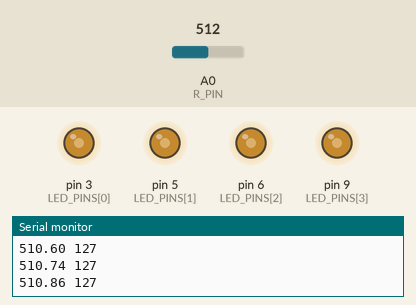
The sketch below on a simulated Arduino Uno, built with avr-gcc and run on an emulated ATmega328P. Parts: output pins drawn as LEDs (lit = HIGH), the last lines printed to the serial monitor. The test bench sets the inputs (shaded band); at power-on: A0 (R_PIN) = 512.

Above: at 1.2 s.
1.3 s: A0 (R_PIN) set to 982
At 3.7 s:
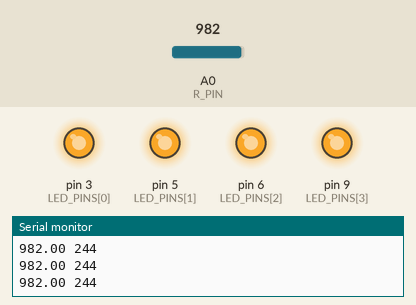
4.3 s: A0 (R_PIN) set to 1017
At 4.59 s:
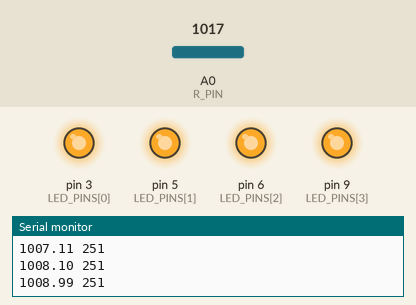
7.3 s: A0 (R_PIN) set to 0
At 8.8 s:
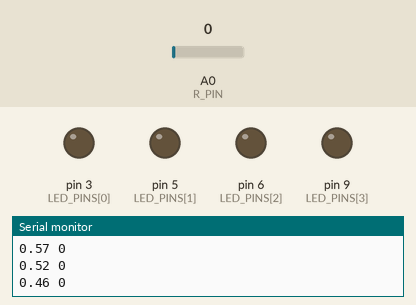
Timing chart, 0 to 10.3 s (numbered marks = the images above; inputs shaded):
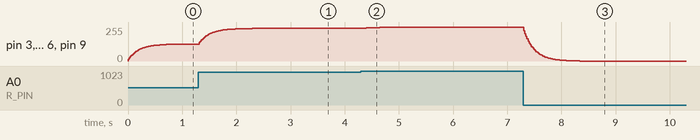

The sketch:

ver_1.ino
```cpp
const int R_PIN = A0;
const int LED_PINS[] = {3, 5, 6, 9};
const int N = 4;
float smooth = 0;

void setup() {
Serial.begin(9600);
for (int i = 0; i < N; i++) pinMode(LED_PINS[i], OUTPUT);
}

void loop() {
int newVal = analogRead(R_PIN);
smooth += (newVal - smooth) * 0.1; // фильтр от шума

int level = map((int)smooth, 0, 1023, 0, 255);
level = constrain(level, 0, 255);

for (int i = 0; i < N; i++)
analogWrite(LED_PINS[i],level);

Serial.print(smooth);
Serial.print(" ");
Serial.println(level);

delay(20);
}
```

Measured:
- after the input at 1.3 s, pin 3 (LED_PINS[0]), pin 5 (LED_PINS[1]), pin 6 (LED_PINS[2]), pin 9 (LED_PINS[3]): moves from 127/255 to 244/255 over 0.98 s, starting at once
- after the input at 4.3 s, pin 3 (LED_PINS[0]), pin 5 (LED_PINS[1]), pin 6 (LED_PINS[2]), pin 9 (LED_PINS[3]): moves from 244/255 to 253/255 over 0.56 s, starting at once
- after the input at 7.3 s, pin 3 (LED_PINS[0]), pin 5 (LED_PINS[1]), pin 6 (LED_PINS[2]), pin 9 (LED_PINS[3]): moves from 253/255 to 0/255 over 1.0 s, starting at once
